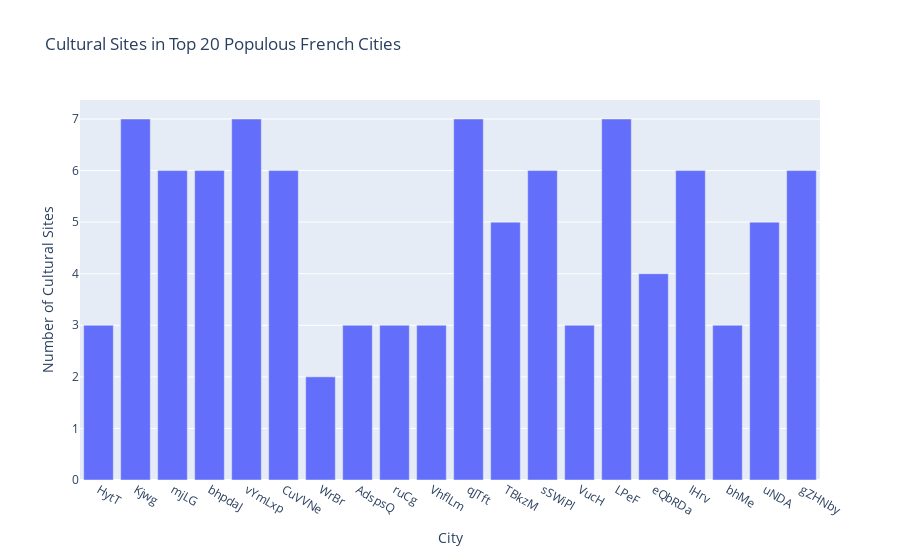

Notebook code cell kept with this figure:
### Code cell
top_20_cities = french_cities.orderBy("Population", ascending=False).limit(20)
city_names = top_20_cities.select("CityName").collect()
cultural_sites = top_20_cities.select("CulturalSites").collect()
city_names = [row.CityName for row in city_names]
cultural_sites = [row.CulturalSites for row in cultural_sites]


data_dict = {'CityName': city_names, 'CulturalSites': cultural_sites}
df = pd.DataFrame(data_dict)
fig = px.bar(df, x="CityName", y="CulturalSites",
             title="Cultural Sites in Top 20 Populous French Cities")
fig.update_layout(xaxis_title="City", yaxis_title="Number of Cultural Sites")
fig.show()

### Figure 1 — Plotly figure (JSON) as saved in the notebook; plotly's stock layout.template omitted (floating-point values rounded to 4 significant figures)
{"data": [{"alignmentgroup": "True", "hovertemplate": "CityName=%{x}<br>CulturalSites=%{y}<extra></extra>", "legendgroup": "", "marker": {"color": "#636efa", "pattern": {"shape": ""}}, "name": "", "offsetgroup": "", "orientation": "v", "showlegend": false, "textposition": "auto", "type": "bar", "x": ["HytT", "Kjwg", "mjLG", "bhpdaJ", "vYmLxp", "CuVVNe", "WrBr", "AdspsQ", "ruCg", "VhflLm", "qJTft", "TBkzM", "sSWiPl", "VucH", "LPeF", "eQbRDa", "IHrv", "bhMe", "uNDA", "gZHNby"], "xaxis": "x", "y": [3, 7, 6, 6, 7, 6, 2, 3, 3, 3, 7, 5, 6, 3, 7, 4, 6, 3, 5, 6], "yaxis": "y"}], "layout": {"barmode": "relative", "legend": {"tracegroupgap": 0}, "title": {"text": "Cultural Sites in Top 20 Populous French Cities"}, "xaxis": {"anchor": "y", "domain": [0, 1], "title": {"text": "City"}}, "yaxis": {"anchor": "x", "domain": [0, 1], "title": {"text": "Number of Cultural Sites"}}}}
